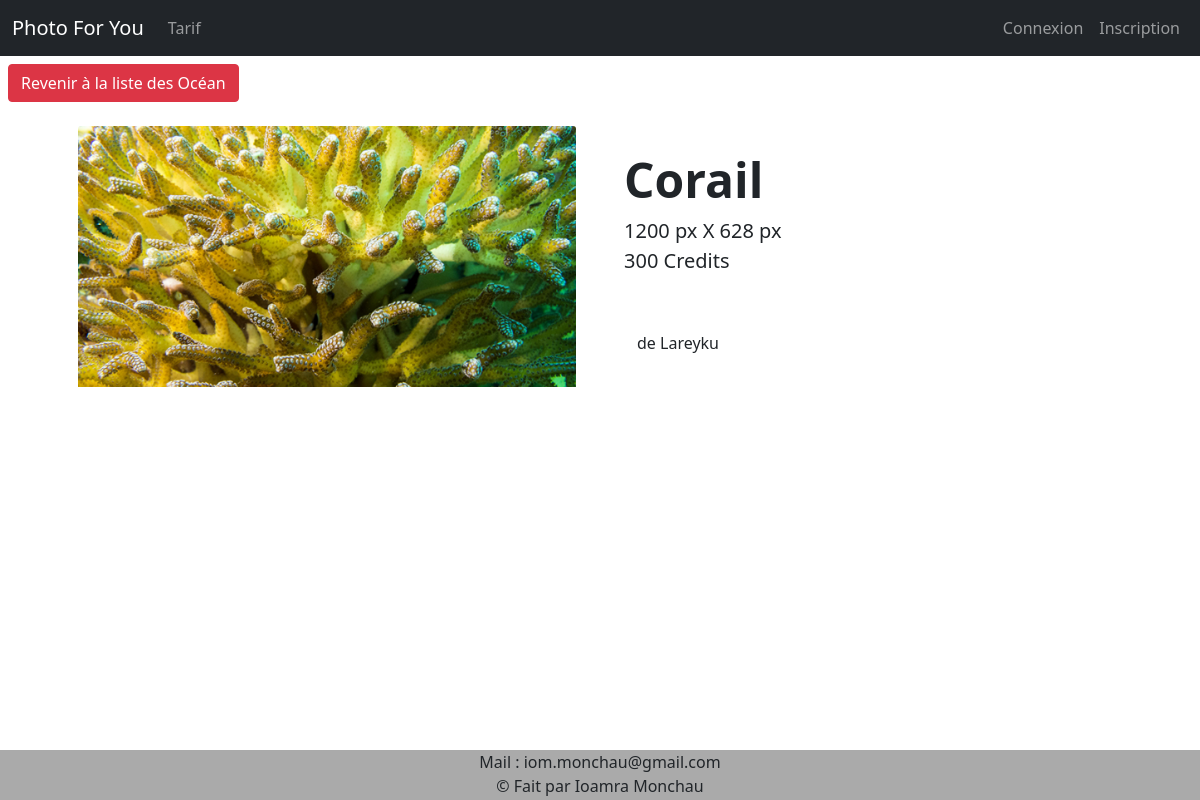
/index.php?categorie=Océan&img=30, run on the app's committed database.
### tables this page shows
CREATE TABLE IF NOT EXISTS `image` (
  `id_image` int(11) NOT NULL AUTO_INCREMENT,
  `nom_image` varchar(20) NOT NULL,
  `prix_image` int(11) NOT NULL,
  `chemin_image` varchar(60) NOT NULL,
  `nom_categorie` varchar(60) NOT NULL,
  `id_vendeur` int(11) NOT NULL,
  `id_acheteur` int(11) DEFAULT NULL,
  `date_achat` varchar(10) DEFAULT NULL,
  `heure_achat` varchar(5) DEFAULT NULL,
  PRIMARY KEY (`id_image`)
);

CREATE TABLE IF NOT EXISTS `user` (
  `id` int(11) NOT NULL AUTO_INCREMENT,
  `nom` varchar(40) NOT NULL,
  `prenom` varchar(40) NOT NULL,
  `pseudo` varchar(20) NOT NULL,
  `img_profil` varchar(50) NOT NULL,
  `mail` varchar(40) NOT NULL,
  `mdp` varchar(40) NOT NULL,
  `grade` varchar(40) NOT NULL,
  `SIRET` varchar(14) DEFAULT NULL,
  `credits` int(11) NOT NULL DEFAULT '0',
  `etat` varchar(15) NOT NULL,
  PRIMARY KEY (`id`)
);

### index.php (the view, shortened to what this page needs)
<!DOCTYPE html>
<html lang="fr">
<head>
	<?php include "includes/head.php"; ?>
</head>
	<body>
		<?php
		include "includes/bdd.php";
		include "includes/nav.php";
		?>
        <?php
	if(!empty($_GET['categorie'])){
		if(!empty($_GET['img'])){
			$categorie = $_GET['categorie'];
			$id_image = $_GET['img'];
			$req = $bdd->prepare("SELECT * FROM Image WHERE id_image = $id_image");
			$req->execute();
			$data = $req->fetch(\PDO::FETCH_OBJ);
			$cheminIMG = $data->chemin_image;
			$nomIMG = $data->nom_image;
			$prixIMG = $data->prix_image;
			$idVendeur = $data->id_vendeur;
			$req = $bdd->prepare("SELECT pseudo FROM user WHERE id = $idVendeur");
			$req->execute();
			$data = $req->fetch(\PDO::FETCH_OBJ);
			$pseudoPhotographe = $data->pseudo;
			$infos_image = @getImageSize($cheminIMG);
			$largeur = $infos_image[0];
			$hauteur = $infos_image[1];
			echo '<button class="btn btn-danger m-2" onclick="window.location.href='."'".'index.php?categorie='.$categorie."'".'">Revenir à la liste des '.$categorie.'</button>';
			echo '<section>';
			echo '	<div class="container px-4 px-lg-5 my-3">';
			echo '		<div class="row gx-4 gx-lg-5 align-items-center">';
			echo '			<div class="col-md-6"><a href="'.$cheminIMG.'" target="_blank"><img class="card-img-top mb-5 mb-md-0" src="'.$cheminIMG.'" alt="..." /></a></div>';
			echo '			<div class="col-md-6">';
			echo '				<h1 class="display-5 fw-bolder">'.$nomIMG.'</h1>';
			echo '				<div class="fs-5 mb-5">';
			echo '					<span>'.$largeur.' px X '.$hauteur.' px</span><br>';
			echo '					<span>'.$prixIMG.' Credits</span>';
			echo '				</div>';
			echo '				<a class="btn" href="profil.php?id='.$idVendeur.'">de '.$pseudoPhotographe.'</a><br>';
			echo '			</div>';
			echo '		</div>';
			echo '	</div>';
			echo '</section>';
			?>
<?php
		}
	}
?>
		<?php include "includes/footer.php"; ?>
	</body>
</html>

### data on the page
image: chemin_image (picture), nom_image "Corail", chemin_image "1200", chemin_image "628", prix_image "300"
user: pseudo "Lareyku"

### other printed values
$categorie "Océan"
